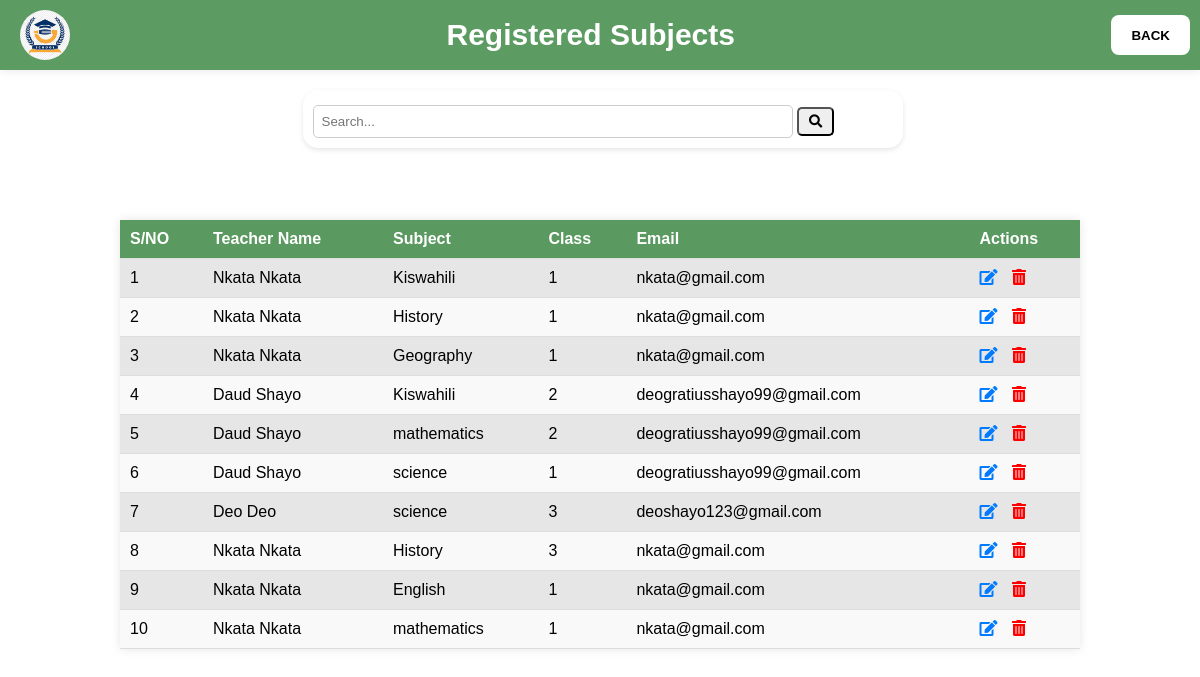
Page /view_subjects.php (signed in) on the committed database.
### tables this page shows
CREATE TABLE `subjects` (
  `subject_id` int(11) NOT NULL,
  `teacherID` int(11) NOT NULL,
  `subject_name` varchar(100) NOT NULL,
  `class` int(11) NOT NULL,
  `teacher_name` varchar(255) NOT NULL,
  `email` varchar(30) NOT NULL
);

CREATE TABLE `teachers` (
  `teacherID` int(11) NOT NULL,
  `firstname` varchar(255) NOT NULL,
  `lastname` varchar(255) NOT NULL,
  `username` varchar(255) NOT NULL,
  `email` varchar(255) NOT NULL,
  `classteacher` int(2) DEFAULT NULL,
  `picture` varchar(255) NOT NULL,
  `role` varchar(10) NOT NULL DEFAULT 'user',
  `password` varchar(255) NOT NULL
);

### view_subjects.php (the view, shortened to what this page needs)
<?php
include 'database.php';
$sql = "SELECT subjects.*, teachers.email AS email FROM subjects
        LEFT JOIN teachers ON subjects.teacherID = teachers.teacherID";
$result = $conn->query($sql);
?>
<!DOCTYPE html>
<html lang="en">
<head>
<link rel="stylesheet" href="https://cdnjs.cloudflare.com/ajax/libs/font-awesome/5.15.4/css/all.min.css">
<link rel="stylesheet" href="./css/view_teacher.css">
</head>
<body>
<div class="back-card">
        <img src="images/logo.jpg" alt="Logo">
        <h2>Registered Subjects</h2>
        <button onclick="window.location.href='admin_dashboard.php'">BACK</button>
    </div>
<div class="search-form">
  <form action="<?php echo $_SERVER['PHP_SELF']; ?>" method="GET">
    <input type="text" name="search" class="search-input" placeholder="Search...">
    <button type="submit" class="search-button"><i class="fas fa-search"></i></button>
  </form>
</div>
<table>
  <thead>
    <tr>
      <th>S/NO</th>
      <th>Teacher Name</th>
      <th>Subject</th>
      <th>Class</th>
      <th>Email</th>
      <th>Actions</th>
    </tr>
  </thead>
  <tbody>
  <?php
  $sno = 1;
  if ($result->num_rows > 0) {
      while ($row = $result->fetch_assoc()) {
          ?>
          <tr>
            <td><?php echo $sno++; ?></td>
            <td><?php echo $row['teacher_name']; ?></td>
            <td><?php echo $row['subject_name']; ?></td>
            <td><?php echo $row['class']; ?></td>
            <td><?php echo $row['email']; ?></td>
            <td>
              <a href="edit_subject.php?subject_id=<?php echo $row['subject_id']; ?>"><i class="fas fa-edit" title="Edit"></i></a>
              <a href="delete_subjects.php?subject_id=<?php echo $row['subject_id']; ?>"><i class="fas fa-trash-alt" title="Delete"></i></a>
            </td>
          </tr>
          <?php
      }
  } else {
      echo "<tr><td colspan='6'>No subjects found.</td></tr>";
  }
  ?>
  </tbody>
</table>
</body>
</html>

### css/view_teacher.css (style rules this page uses)
* { padding: 0; margin: 0; box-sizing: border-box; font-family: "Ubuntu", sans-serif; }
h2 { text-align: center; margin-top:190px; }
table { width: 80%; margin: 20px auto; border-collapse: collapse; margin-top:220px; background-color: #fff; box-shadow: 0 0 10px rgba(0, 0, 0, 0.1); }
table th, table td { padding: 10px; border-bottom: 1px solid #ddd; text-align: left; }
th { background-color: #4f9354eb; color: white; font-weight: bold; }
tr:nth-child(even) { background-color: #f9f9f9; }
tr:nth-child(odd) { background-color: #e6e6e6; }
table td { vertical-align: middle; }
table td a { margin-right: 10px; color: #007bff; }
.back-card { position: fixed; top: 0; left: 0; right: 0; display: flex; background-color: #4f9354eb; justify-content: space-between; align-items: center; box-shadow: 0 0 10px rgba(0, 0, 0, 0.1); padding: 10px; box-sizing: border-box; z-index: 1000; }
.back-card img { width: 50px; border-radius: 50px; margin-left: 10px; }
.back-card h2 { text-align: center; color: #ffffff; font-size: 30px; margin: 0; flex-grow: 1; }
.back-card button { background-color: #fff; color: #000; border: none; height: 40px; border-radius: 8px; padding: 10px 20px; cursor: pointer; font-weight: 600; transition: background-color 0.3s ease; }
.search-form { position: fixed; top: 90px; width: 50%; left: 15px; right: 10px; border-radius: 15px; background-color: #ffffff; padding: 10px; margin: auto; box-shadow: 0 2px 5px rgba(0, 0, 0, 0.1); z-index: 999; }
.search-form input[type="text"] { padding: 8px; width: calc(100% - 100px); border-radius: 5px; border: 1px solid #ccc; margin-top: 5px; }
.fa-trash-alt { color: red; }
.search-button { padding: 5px 10px; border-radius: 5px; cursor: pointer; }

### rows in the picture
subjects: teacher_name "Nkata Nkata", subject_name "Kiswahili", class "1", teacherID.email "nkata@gmail.com"
subjects: teacher_name "Nkata Nkata", subject_name "History", class "1", teacherID.email "nkata@gmail.com"
subjects: teacher_name "Nkata Nkata", subject_name "Geography", class "1", teacherID.email "nkata@gmail.com"
subjects: teacher_name "Daud Shayo", subject_name "Kiswahili", class "2", teacherID.email "deogratiusshayo99@gmail.com"
subjects: teacher_name "Daud Shayo", subject_name "mathematics", class "2", teacherID.email "deogratiusshayo99@gmail.com"
subjects: teacher_name "Daud Shayo", subject_name "science", class "1", teacherID.email "deogratiusshayo99@gmail.com"
subjects: teacher_name "Deo Deo", subject_name "science", class "3", teacherID.email "deoshayo123@gmail.com"
subjects: teacher_name "Nkata Nkata", subject_name "History", class "3", teacherID.email "nkata@gmail.com"
subjects: teacher_name "Nkata Nkata", subject_name "English", class "1", teacherID.email "nkata@gmail.com"
subjects: teacher_name "Nkata Nkata", subject_name "mathematics", class "1", teacherID.email "nkata@gmail.com"
